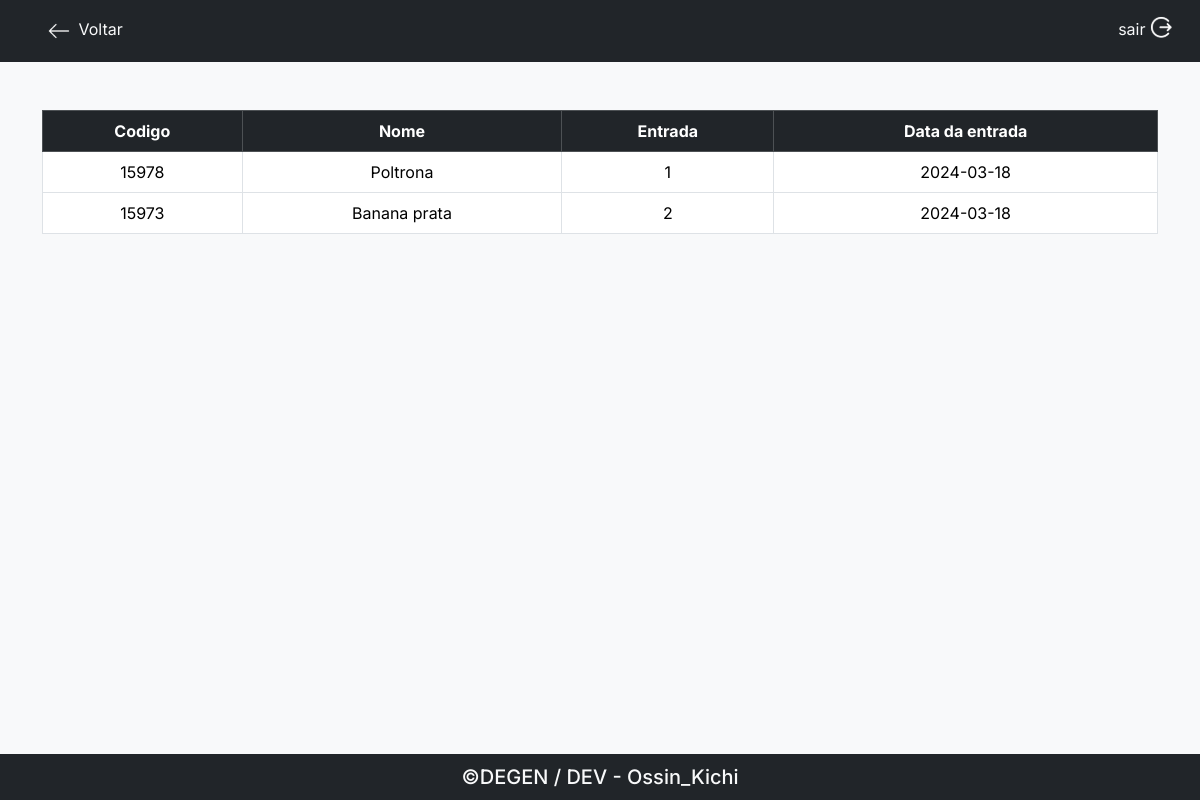
Page /estoque/entrada (signed in) on the committed database.
### tables this page shows
CREATE TABLE `productentry` (
  `id` int(10) NOT NULL,
  `codeProduct` int(10) NOT NULL,
  `productName` varchar(350) NOT NULL,
  `amount` int(10) NOT NULL,
  `productInsertionDate` date NOT NULL
);

### Core/Controller.php (called while the page is built, shortened)
<?php
class Controller{
    public function carregarTemplate($nomeView, $dadosModel = [],$title,$dados2){
        $this->dados = $dadosModel;
        require 'View/template.php';
    }
    public function carregarViewNoTemplate($nomeView, $dadosModel = []){
        require 'View/'.$nomeView.'.php';
    }
}

### Controller/estoqueController.php (called while the page is built, shortened)
<?php
class estoqueController extends Controller{
    private $produto;
    public function __construct() {
        $this->produto = new Product;
    }
    public function entrada(){
        $dados = $this->produto::getProductEntry();
        $this->carregarTemplate('productInputList',$dados,'Registro de entrada de produtos',[]);
    }
}

### index.php (called while the page is built, shortened)
<?php
$c = new Core();

### View/productInputList.php (the view)
<nav class="navbar bg-dark">
    <div class="container-fluid navbar-expand-lg">
        <ul class="navbar-nav">
            <li class="nav-item ms-4">
                <a class="nav-link text-light " href="\estoque">
                    <img src="\assets/svg/arrowleft.svg" alt="">
                    Voltar
                </a>
            </li>
        </ul>
        <ul class="navbar-nav">
            <li class="nav-item ms-4">
                <a class="nav-link text-light" href="/login/logout">
                    sair
                    <img src="\assets/svg/logout.svg" alt="Logout" width="30">
                </a>
            </li>
        </ul>
    </div>
</nav>
<section>
    <div class="container mt-5">
    <table class="table table-bordered">
        <thead class="text-center table-dark">
            <tr>
                <th scope="col">Codigo</th>
                <th scope="col">Nome</th>
                <th scope="col">Entrada</th>
                <th scope="col">Data da entrada</th>
            </tr>
        </thead>
        <tbody class="text-center">
            <tr>
            <?php
            for($i = 0; $i < count($this->dados);$i++){
                foreach($this->dados[$i] as $key=>$values){
                    if($key != 'id'){
                        ?>
                        <td><?=$values?></td>
                        <?php
                    }
                }?>
                </tr>
                <?php
            }
            ?>
        </tbody>
    </table>
    </div>
</section>

### css/style.css (style rules this page uses)
* { margin: 0; padding: 0; box-sizing: border-box; font-family: 'Inter', sans-serif; }
body { width: 100vw; height: 100vh; background: #F8F9FA; display: flex; flex-direction: column; }
section { flex: 1; }

### rows in the picture
productentry: codeProduct "15978", productName "Poltrona", amount "1", productInsertionDate "2024-03-18"
productentry: codeProduct "15973", productName "Banana prata", amount "2", productInsertionDate "2024-03-18"
